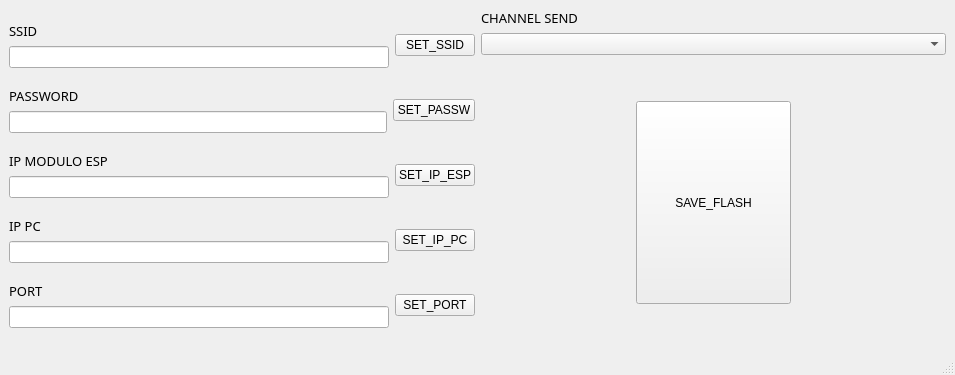
<?xml version="1.0" encoding="UTF-8"?>
<ui version="4.0">
 <class>MainWindowdataflash</class>
 <widget class="QMainWindow" name="MainWindowdataflash">
  <property name="geometry">
   <rect>
    <x>0</x>
    <y>0</y>
    <width>955</width>
    <height>375</height>
   </rect>
  </property>
  <property name="sizePolicy">
   <sizepolicy hsizetype="Fixed" vsizetype="Preferred">
    <horstretch>0</horstretch>
    <verstretch>0</verstretch>
   </sizepolicy>
  </property>
  <property name="windowTitle">
   <string>MainWindow</string>
  </property>
  <widget class="QWidget" name="centralwidget">
   <layout class="QHBoxLayout" name="horizontalLayout_7">
    <item>
     <layout class="QVBoxLayout" name="verticalLayout_8">
      <item>
       <layout class="QHBoxLayout" name="horizontalLayout">
        <item>
         <layout class="QVBoxLayout" name="verticalLayout">
          <item>
           <widget class="QLabel" name="label">
            <property name="font">
             <font>
              <family>Siemens Serif</family>
              <pointsize>10</pointsize>
              <weight>50</weight>
              <bold>false</bold>
             </font>
            </property>
            <property name="text">
             <string>SSID</string>
            </property>
           </widget>
          </item>
          <item>
           <widget class="QLineEdit" name="lineEdit_SSID">
            <property name="sizePolicy">
             <sizepolicy hsizetype="Expanding" vsizetype="Fixed">
              <horstretch>10</horstretch>
              <verstretch>1</verstretch>
             </sizepolicy>
            </property>
           </widget>
          </item>
         </layout>
        </item>
        <item>
         <widget class="QPushButton" name="pushButton_Set_SSID">
          <property name="text">
           <string>SET_SSID</string>
          </property>
         </widget>
        </item>
       </layout>
      </item>
      <item>
       <layout class="QHBoxLayout" name="horizontalLayout_2">
        <item>
         <layout class="QVBoxLayout" name="verticalLayout_2">
          <item>
           <widget class="QLabel" name="label_2">
            <property name="font">
             <font>
              <family>Siemens Serif</family>
              <pointsize>10</pointsize>
              <weight>50</weight>
              <bold>false</bold>
             </font>
            </property>
            <property name="text">
             <string>PASSWORD</string>
            </property>
           </widget>
          </item>
          <item>
           <widget class="QLineEdit" name="lineEdit_Password"/>
          </item>
         </layout>
        </item>
        <item>
         <widget class="QPushButton" name="pushButton_Set_Password">
          <property name="text">
           <string>SET_PASSW</string>
          </property>
         </widget>
        </item>
       </layout>
      </item>
      <item>
       <layout class="QHBoxLayout" name="horizontalLayout_3">
        <item>
         <layout class="QVBoxLayout" name="verticalLayout_3">
          <item>
           <widget class="QLabel" name="label_3">
            <property name="font">
             <font>
              <family>Siemens Serif</family>
              <pointsize>10</pointsize>
              <weight>50</weight>
              <bold>false</bold>
             </font>
            </property>
            <property name="text">
             <string>IP MODULO ESP</string>
            </property>
           </widget>
          </item>
          <item>
           <widget class="QLineEdit" name="lineEdit_IP_Modulo_ESP"/>
          </item>
         </layout>
        </item>
        <item>
         <widget class="QPushButton" name="pushButton_Set_IP_ESP">
          <property name="text">
           <string>SET_IP_ESP</string>
          </property>
         </widget>
        </item>
       </layout>
      </item>
      <item>
       <layout class="QHBoxLayout" name="horizontalLayout_4">
        <item>
         <layout class="QVBoxLayout" name="verticalLayout_4">
          <item>
           <widget class="QLabel" name="label_4">
            <property name="font">
             <font>
              <family>Siemens Serif</family>
              <pointsize>10</pointsize>
              <weight>50</weight>
              <bold>false</bold>
             </font>
            </property>
            <property name="text">
             <string>IP PC</string>
            </property>
           </widget>
          </item>
          <item>
           <widget class="QLineEdit" name="lineEdit_IP_PC"/>
          </item>
         </layout>
        </item>
        <item>
         <widget class="QPushButton" name="pushButton_Set_IP_PC">
          <property name="text">
           <string>SET_IP_PC</string>
          </property>
         </widget>
        </item>
       </layout>
      </item>
      <item>
       <layout class="QHBoxLayout" name="horizontalLayout_5">
        <item>
         <layout class="QVBoxLayout" name="verticalLayout_5">
          <item>
           <widget class="QLabel" name="label_5">
            <property name="font">
             <font>
              <family>Siemens Serif</family>
              <pointsize>10</pointsize>
              <weight>50</weight>
              <bold>false</bold>
             </font>
            </property>
            <property name="text">
             <string>PORT</string>
            </property>
           </widget>
          </item>
          <item>
           <widget class="QLineEdit" name="lineEdit_PORT"/>
          </item>
         </layout>
        </item>
        <item>
         <widget class="QPushButton" name="pushButton_Set_PORT">
          <property name="text">
           <string>SET_PORT</string>
          </property>
         </widget>
        </item>
       </layout>
      </item>
     </layout>
    </item>
    <item>
     <layout class="QVBoxLayout" name="verticalLayout_9">
      <item>
       <layout class="QVBoxLayout" name="verticalLayout_6">
        <item>
         <widget class="QLabel" name="label_6">
          <property name="font">
           <font>
            <family>Siemens Serif</family>
            <pointsize>10</pointsize>
            <weight>50</weight>
            <bold>false</bold>
           </font>
          </property>
          <property name="text">
           <string>CHANNEL SEND</string>
          </property>
         </widget>
        </item>
        <item>
         <widget class="QComboBox" name="comboBox_Channel_Send">
          <property name="sizePolicy">
           <sizepolicy hsizetype="Preferred" vsizetype="Fixed">
            <horstretch>0</horstretch>
            <verstretch>0</verstretch>
           </sizepolicy>
          </property>
         </widget>
        </item>
       </layout>
      </item>
      <item>
       <layout class="QHBoxLayout" name="horizontalLayout_6">
        <item>
         <spacer name="horizontalSpacer">
          <property name="orientation">
           <enum>Qt::Horizontal</enum>
          </property>
          <property name="sizeHint" stdset="0">
           <size>
            <width>40</width>
            <height>20</height>
           </size>
          </property>
         </spacer>
        </item>
        <item>
         <layout class="QVBoxLayout" name="verticalLayout_7">
          <item>
           <spacer name="verticalSpacer">
            <property name="orientation">
             <enum>Qt::Vertical</enum>
            </property>
            <property name="sizeHint" stdset="0">
             <size>
              <width>20</width>
              <height>40</height>
             </size>
            </property>
           </spacer>
          </item>
          <item>
           <widget class="QPushButton" name="pushButton_Save_Flash">
            <property name="sizePolicy">
             <sizepolicy hsizetype="Expanding" vsizetype="Expanding">
              <horstretch>1</horstretch>
              <verstretch>1</verstretch>
             </sizepolicy>
            </property>
            <property name="text">
             <string>SAVE_FLASH</string>
            </property>
           </widget>
          </item>
          <item>
           <spacer name="verticalSpacer_2">
            <property name="orientation">
             <enum>Qt::Vertical</enum>
            </property>
            <property name="sizeHint" stdset="0">
             <size>
              <width>20</width>
              <height>40</height>
             </size>
            </property>
           </spacer>
          </item>
         </layout>
        </item>
        <item>
         <spacer name="horizontalSpacer_2">
          <property name="orientation">
           <enum>Qt::Horizontal</enum>
          </property>
          <property name="sizeHint" stdset="0">
           <size>
            <width>40</width>
            <height>20</height>
           </size>
          </property>
         </spacer>
        </item>
       </layout>
      </item>
     </layout>
    </item>
   </layout>
  </widget>
  <widget class="QMenuBar" name="menubar">
   <property name="geometry">
    <rect>
     <x>0</x>
     <y>0</y>
     <width>955</width>
     <height>26</height>
    </rect>
   </property>
  </widget>
  <widget class="QStatusBar" name="statusbar"/>
 </widget>
 <resources/>
 <connections/>
</ui>
